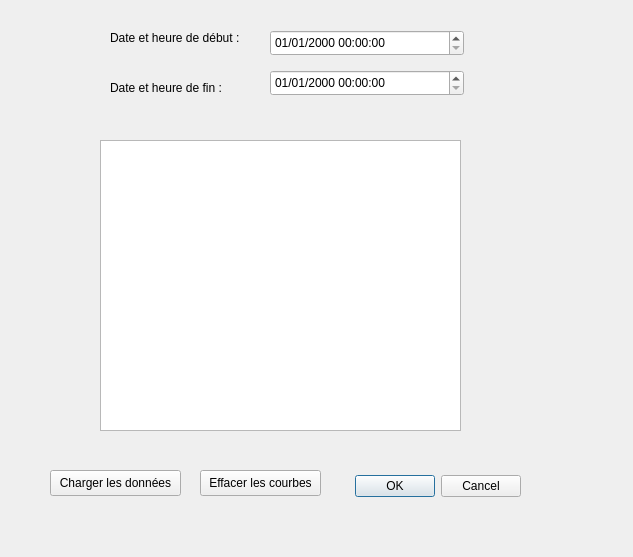
<?xml version="1.0" encoding="UTF-8"?>
<ui version="4.0">
 <class>Dialog</class>
 <widget class="QDialog" name="Dialog">
  <property name="geometry">
   <rect>
    <x>0</x>
    <y>0</y>
    <width>633</width>
    <height>557</height>
   </rect>
  </property>
  <property name="windowTitle">
   <string>Dialog</string>
  </property>
  <widget class="QDialogButtonBox" name="buttonBox">
   <property name="geometry">
    <rect>
     <x>340</x>
     <y>470</y>
     <width>181</width>
     <height>32</height>
    </rect>
   </property>
   <property name="orientation">
    <enum>Qt::Orientation::Horizontal</enum>
   </property>
   <property name="standardButtons">
    <set>QDialogButtonBox::StandardButton::Cancel|QDialogButtonBox::StandardButton::Ok</set>
   </property>
  </widget>
  <widget class="QDateTimeEdit" name="dteStartTime">
   <property name="geometry">
    <rect>
     <x>270</x>
     <y>30</y>
     <width>194</width>
     <height>26</height>
    </rect>
   </property>
   <property name="displayFormat">
    <string>dd/MM/yyyy HH:mm:ss</string>
   </property>
  </widget>
  <widget class="QDateTimeEdit" name="dteEndTime">
   <property name="geometry">
    <rect>
     <x>270</x>
     <y>70</y>
     <width>194</width>
     <height>26</height>
    </rect>
   </property>
   <property name="displayFormat">
    <string>dd/MM/yyyy HH:mm:ss</string>
   </property>
  </widget>
  <widget class="QLabel" name="label">
   <property name="geometry">
    <rect>
     <x>110</x>
     <y>30</y>
     <width>141</width>
     <height>16</height>
    </rect>
   </property>
   <property name="text">
    <string>Date et heure de début :</string>
   </property>
  </widget>
  <widget class="QLabel" name="label_2">
   <property name="geometry">
    <rect>
     <x>110</x>
     <y>80</y>
     <width>131</width>
     <height>16</height>
    </rect>
   </property>
   <property name="text">
    <string>Date et heure de fin :</string>
   </property>
  </widget>
  <widget class="QGraphicsView" name="graphicsView">
   <property name="geometry">
    <rect>
     <x>100</x>
     <y>140</y>
     <width>361</width>
     <height>291</height>
    </rect>
   </property>
  </widget>
  <widget class="QPushButton" name="btnLoadData">
   <property name="geometry">
    <rect>
     <x>50</x>
     <y>470</y>
     <width>131</width>
     <height>26</height>
    </rect>
   </property>
   <property name="text">
    <string>Charger les données</string>
   </property>
  </widget>
  <widget class="QPushButton" name="btnClearData">
   <property name="geometry">
    <rect>
     <x>200</x>
     <y>470</y>
     <width>121</width>
     <height>26</height>
    </rect>
   </property>
   <property name="text">
    <string>Effacer les courbes</string>
   </property>
  </widget>
 </widget>
 <resources/>
 <connections>
  <connection>
   <sender>buttonBox</sender>
   <signal>accepted()</signal>
   <receiver>Dialog</receiver>
   <slot>accept()</slot>
   <hints>
    <hint type="sourcelabel">
     <x>248</x>
     <y>254</y>
    </hint>
    <hint type="destinationlabel">
     <x>157</x>
     <y>274</y>
    </hint>
   </hints>
  </connection>
  <connection>
   <sender>buttonBox</sender>
   <signal>rejected()</signal>
   <receiver>Dialog</receiver>
   <slot>reject()</slot>
   <hints>
    <hint type="sourcelabel">
     <x>316</x>
     <y>260</y>
    </hint>
    <hint type="destinationlabel">
     <x>286</x>
     <y>274</y>
    </hint>
   </hints>
  </connection>
 </connections>
</ui>
